Frame 1 (no input): blank canvas, image omitted
Frame 60 (no input): blank canvas, image omitted
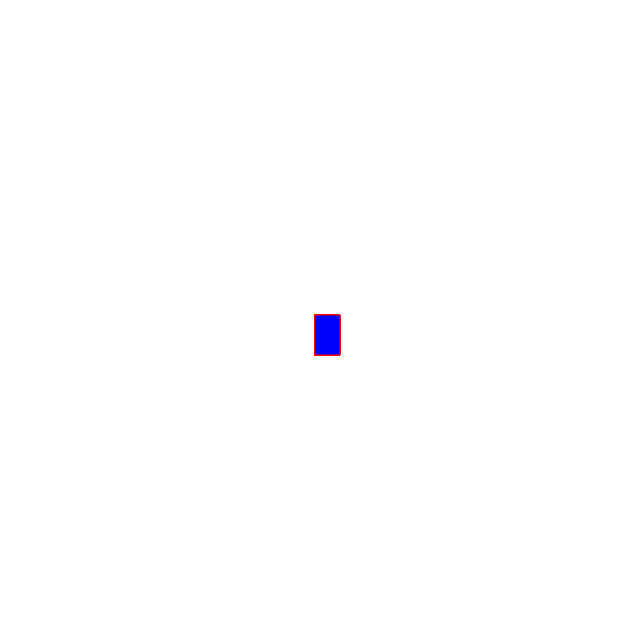
Frame 120 (the mouse pressed at the canvas centre since frame 60)

The p5.js sketch whose frames 1 and 60 were blank and that drew this single picture after the mouse press (run headless with seeded random() and noise() and a simulated clock; from frame 60 on, the mouse is pressed at the canvas centre):

// p5.js sketch
// ── sketch.js
function setup() {
    createCanvas(630, 630);
    background(255);
  }
  
  function draw() {
  
  
    stroke("red");
    fill("blue");
  
    //  console.log(mouseIsPressed)
  
    if (mouseIsPressed) {
      rect(mouseX, mouseY, 25, 40);
    }
  }
  
// ── Pong.html
# Js.VictorSantos
